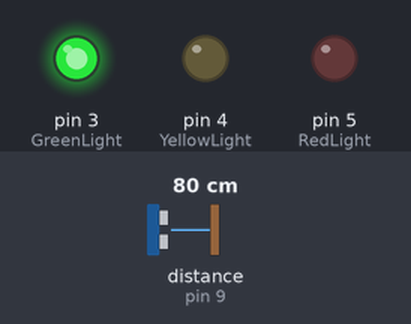
Recording of a sketch running on a simulated Arduino Uno, built with avr-gcc and run on an emulated ATmega328P. Shown: output pins drawn as LEDs (lit = HIGH). Wiring (inferred from the names in the program): ultrasonic range finder: trigger pin 8; echo pin 9. The test bench sets the inputs (shaded band); at power-on: distance to the obstacle (sensor on pin 9) 80 cm. The echo pulse lasts 58.3 µs per cm; pins used as bus, display or sensor lines are not drawn; what the sketch prints to the serial monitor is not drawn.

Above: at 10.8 s.
10.9 s: distance to the obstacle (sensor on pin 9) set to 18 cm
21.2 s: distance to the obstacle (sensor on pin 9) set to 14 cm
At 31.0 s:
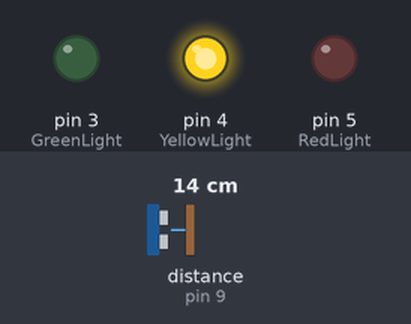
31.5 s: distance to the obstacle (sensor on pin 9) set to 9 cm
41.5 s: distance to the obstacle (sensor on pin 9) set to 6 cm
At 51.1 s:
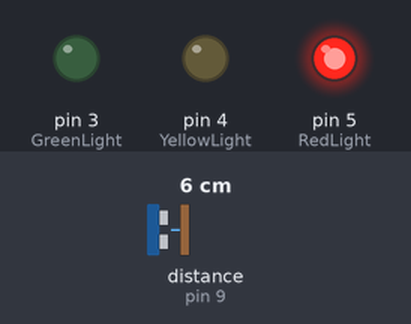
51.5 s: distance to the obstacle (sensor on pin 9) set to 35 cm
At 61.2 s:
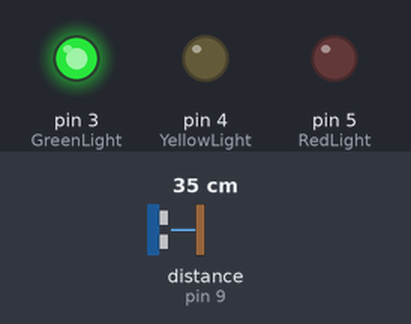
61.5 s: distance to the obstacle (sensor on pin 9) set to 2 cm
At 71.3 s:
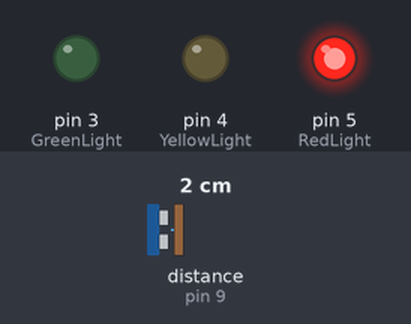
Timing chart, 0 to 72.5 s (numbered marks = the images above; inputs shaded):
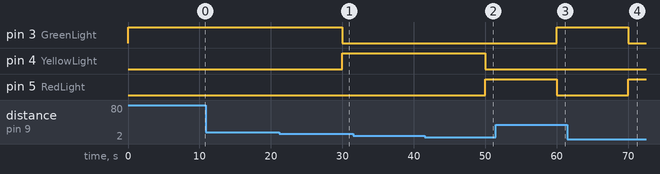

The sketch:

distance.ino
```cpp
int trig = 8;
int echo = 9;

// #define RedLight 5;

int RedLight = 5;
int YellowLight = 4;
int GreenLight = 3;

void setup() {
  Serial.begin(9600); // 초음파 센서 동작 상태 확인을 위한 시리얼 통신 설정

  pinMode(trig, OUTPUT);
  pinMode(echo, INPUT);
  pinMode(RedLight, OUTPUT);
  pinMode(YellowLight, OUTPUT);
  pinMode(GreenLight, OUTPUT);
}

void loop() {
  digitalWrite(trig, LOW);
  digitalWrite(echo, LOW);
  delayMicroseconds(2);
  digitalWrite(trig, HIGH);
  delayMicroseconds(10);
  digitalWrite(trig, LOW);

  unsigned long duration = pulseIn(echo, HIGH);

  // 초음파 속도는 초당 340미터를 이동하거나 29마이크로초 당 1센치 이동
  // 따라서 초음파의 이동 거리 = duration(왕복에 걸린 시간) / 29 / 2
  float distance = duration / 29.0 / 2.0;

  Serial.print(distance);
  Serial.print("cm\n");

  if(distance < 8) {
    digitalWrite(YellowLight, LOW);
    digitalWrite(GreenLight, LOW);
    digitalWrite(RedLight, HIGH);

    Serial.println("쓰레기가 거의 찼습니다!");
  }
  else if(distance < 16) {
    digitalWrite(RedLight, LOW);
    digitalWrite(GreenLight, LOW);
    digitalWrite(YellowLight, HIGH);

    Serial.println("쓰레기가 반 이상 찼습니다!");
  }
  else {
    digitalWrite(RedLight, LOW);
    digitalWrite(YellowLight, LOW);
    digitalWrite(GreenLight, HIGH);

    Serial.println("쓰레기가 거의 차지 않았습니다");
  }
  delay(10000);
}
```

Measured:
- the behaviour switches between 17 and 16 cm on distance to the obstacle (sensor on pin 9) (found by bisection; images 0 and 1)
- the behaviour switches between 8 and 7 cm on distance to the obstacle (sensor on pin 9) (found by bisection; images 1 and 2)
- after the input at 10.9 s, every drawn part: stays the same
- after the input at 21.2 s, pin 3 (GreenLight): HIGH → LOW after 8.8 s; pin 4 (YellowLight): LOW → HIGH after 8.8 s
- after the input at 31.5 s, every drawn part: stays the same
- after the input at 41.5 s, pin 4 (YellowLight): HIGH → LOW after 8.5 s; pin 5 (RedLight): LOW → HIGH after 8.5 s
- after the input at 51.5 s, pin 3 (GreenLight): LOW → HIGH after 8.5 s; pin 5 (RedLight): HIGH → LOW after 8.5 s
- after the input at 61.5 s, pin 3 (GreenLight): HIGH → LOW after 8.5 s; pin 5 (RedLight): LOW → HIGH after 8.5 s
